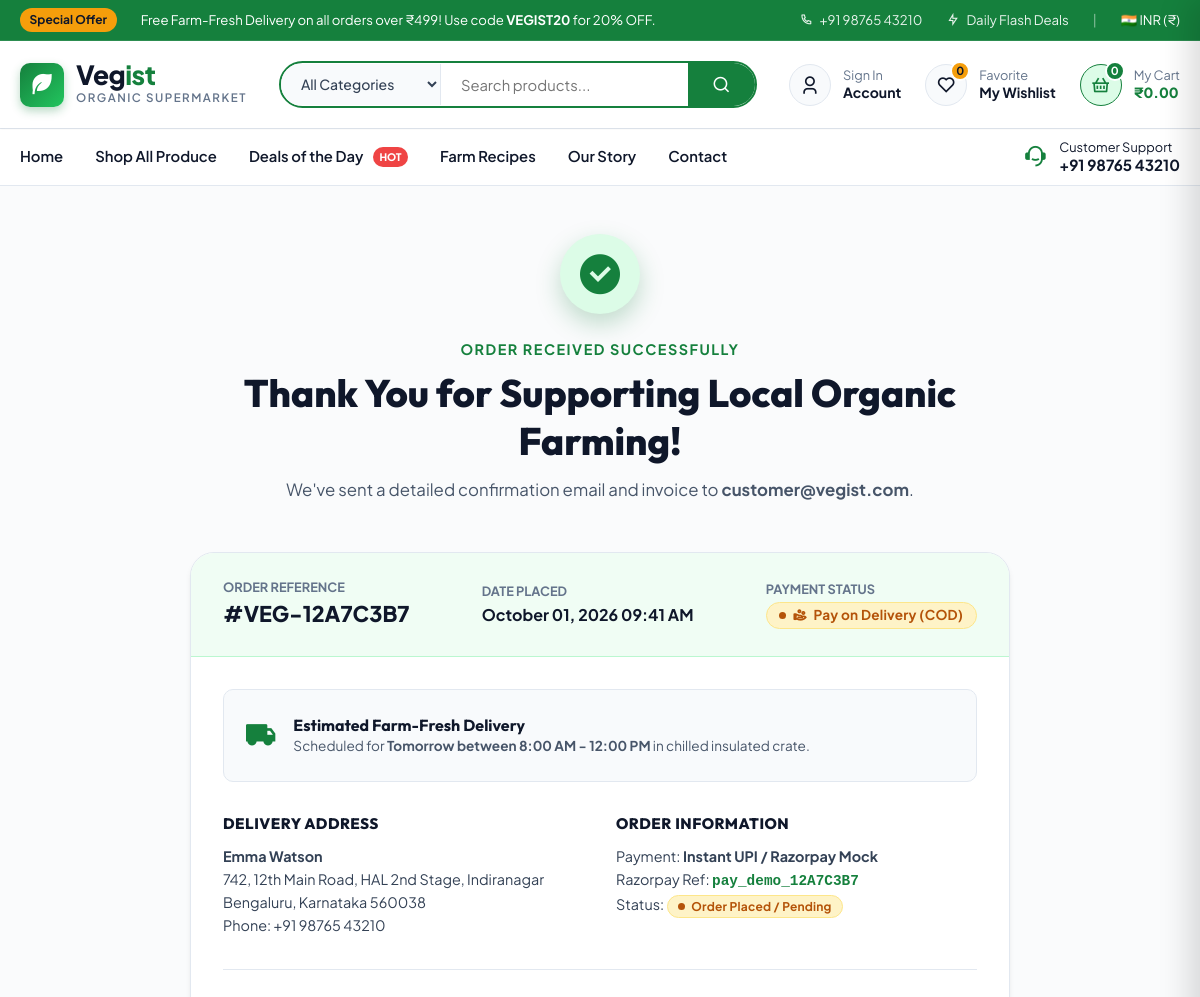
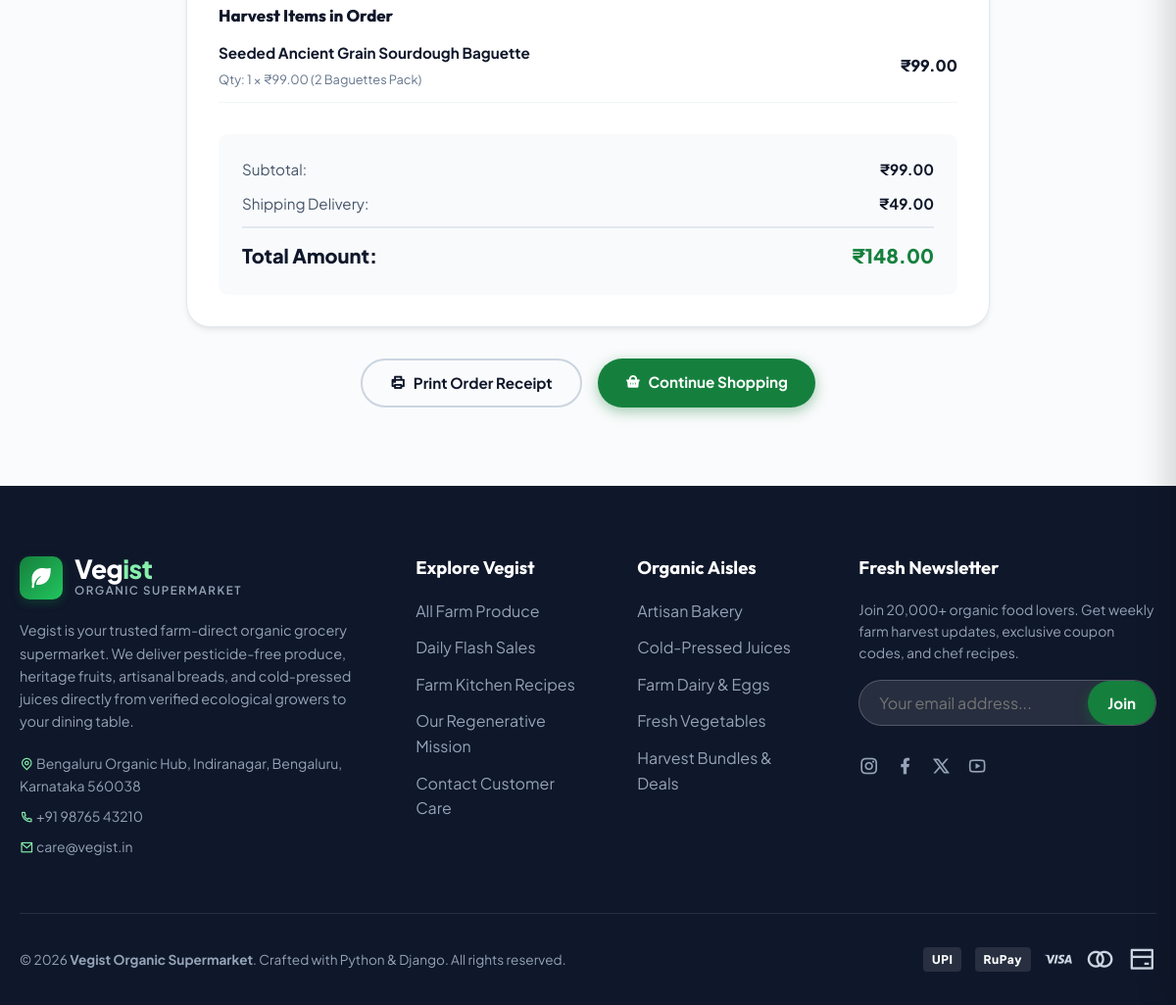
The app's page /orders/success/VEG-12A7C3B7/ with its own data (2 pictures, top to bottom).
### orders/models.py (models this page shows, shortened)
class Order(models.Model):
    STATUS_CHOICES = (
        ('pending', 'Order Placed / Pending'),
        ('processing', 'Packaging & Quality Check'),
        ('shipped', 'Out for Delivery'),
        ('delivered', 'Delivered'),
        ('cancelled', 'Cancelled'),
    )
    PAYMENT_CHOICES = (
        ('cod', 'Cash on Delivery (COD)'),
        ('card', 'Credit / Debit Card (Secure 256-bit)'),
        ('razorpay', 'Instant UPI / Razorpay Mock'),
    )
    order_number = models.CharField(max_length=32, unique=True, editable=False)
    user = models.ForeignKey(User, on_delete=models.SET_NULL, null=True, blank=True, related_name='orders')
    first_name = models.CharField(max_length=100)
    last_name = models.CharField(max_length=100)
    email = models.EmailField()
    phone = models.CharField(max_length=20)
    address = models.CharField(max_length=255)
    city = models.CharField(max_length=100)
    state = models.CharField(max_length=100)
    postal_code = models.CharField(max_length=20)
    order_notes = models.TextField(blank=True)
    payment_method = models.CharField(max_length=20, choices=PAYMENT_CHOICES, default='cod')
    is_paid = models.BooleanField(default=False)
    razorpay_order_id = models.CharField(max_length=100, blank=True, null=True)
    razorpay_payment_id = models.CharField(max_length=100, blank=True, null=True)
    razorpay_signature = models.CharField(max_length=255, blank=True, null=True)
    subtotal = models.DecimalField(max_digits=10, decimal_places=2)
    discount = models.DecimalField(max_digits=10, decimal_places=2, default=0.00)
    shipping = models.DecimalField(max_digits=10, decimal_places=2, default=0.00)
    total = models.DecimalField(max_digits=10, decimal_places=2)
    coupon_code = models.CharField(max_length=50, blank=True)
    status = models.CharField(max_length=20, choices=STATUS_CHOICES, default='pending')
    created_at = models.DateTimeField(auto_now_add=True)
    updated_at = models.DateTimeField(auto_now=True)
    class Meta:
        ordering = ['-created_at']
    @property
    def full_name(self):
        return f"{self.first_name} {self.last_name}"

class OrderItem(models.Model):
    order = models.ForeignKey(Order, on_delete=models.CASCADE, related_name='items')
    product = models.ForeignKey(Product, on_delete=models.SET_NULL, null=True, blank=True)
    product_name = models.CharField(max_length=200)
    price = models.DecimalField(max_digits=10, decimal_places=2)
    quantity = models.PositiveIntegerField(default=1)
    unit = models.CharField(max_length=50, blank=True)
    @property
    def total_price(self):
        return self.price * self.quantity

### store/models.py (models this page shows, shortened)
class Category(models.Model):
    name = models.CharField(max_length=100)
    slug = models.SlugField(max_length=120, unique=True)
    icon = models.CharField(max_length=50, blank=True, help_text="Emoji or icon class")
    image = models.ImageField(upload_to='categories/', blank=True, null=True)
    description = models.TextField(blank=True)
    is_featured = models.BooleanField(default=True)
    created_at = models.DateTimeField(auto_now_add=True)
    class Meta:
        verbose_name_plural = 'Categories'
        ordering = ['name']
    def get_absolute_url(self):
        return reverse('store:shop_category', args=[self.slug])

### orders/views.py (the view)
# urls.py: path('success/<str:order_number>/', views.order_success_view, name='order_success'),
def order_success_view(request, order_number):
    order = get_object_or_404(Order, order_number=order_number)
    return render(request, 'orders/order_success.html', {'order': order})

### templates/orders/order_success.html (shortened to what this page needs)
{% extends 'base.html' %}
{% load static %}
{% block content %}
<div class="container" style="padding-top: 3rem; padding-bottom: 5rem; max-width: 860px;">
  <div style="text-align: center; margin-bottom: 3rem;">
    <div style="width: 80px; height: 80px; border-radius: var(--radius-full); background: var(--primary-light); color: var(--primary); display: inline-flex; align-items: center; justify-content: center; font-size: 3rem; margin-bottom: 1.5rem; box-shadow: 0 10px 25px rgba(21, 128, 61, 0.25);">
      <i class="ri-checkbox-circle-fill"></i>
    </div>
    <span style="display: block; font-size: 0.9rem; font-weight: 700; color: var(--primary); text-transform: uppercase; letter-spacing: 1.5px; margin-bottom: 0.5rem;">
      Order Received Successfully
    </span>
    <h1 style="font-size: 2.4rem; font-weight: 800; color: var(--dark); margin-bottom: 0.75rem;">
      Thank You for Supporting Local Organic Farming!
    </h1>
    <p style="font-size: 1.05rem; color: var(--gray-600);">
      We've sent a detailed confirmation email and invoice to <strong>{{ order.email }}</strong>.
    </p>
  </div>
  <div style="background: #fff; border: 1px solid var(--gray-200); border-radius: var(--radius-xl); overflow: hidden; box-shadow: var(--shadow); margin-bottom: 2rem;">
    <div style="background-color: var(--primary-subtle); border-bottom: 1px solid #bbf7d0; padding: 1.5rem 2rem; display: flex; justify-content: space-between; align-items: center; flex-wrap: wrap; gap: 1rem;">
      <div>
        <div style="font-size: 0.8rem; color: var(--gray-500); text-transform: uppercase; font-weight: 700;">Order Reference</div>
        <div style="font-size: 1.35rem; font-weight: 800; color: var(--dark);">#{{ order.order_number }}</div>
      </div>
      <div>
        <div style="font-size: 0.8rem; color: var(--gray-500); text-transform: uppercase; font-weight: 700;">Date Placed</div>
        <div style="font-size: 1rem; font-weight: 700; color: var(--dark);">{{ order.created_at|date:"F d, Y h:i A" }}</div>
      </div>
      <div>
        <div style="font-size: 0.8rem; color: var(--gray-500); text-transform: uppercase; font-weight: 700;">Payment Status</div>
        <div>
          <span class="status-badge {% if order.is_paid %}status-paid{% else %}status-unpaid{% endif %}" style="font-size: 0.85rem; padding: 0.3rem 0.8rem;">
            {% if order.is_paid %}
              <i class="ri-checkbox-circle-fill"></i> Paid Online via Razorpay
            {% else %}
              <i class="ri-hand-coin-line"></i> Pay on Delivery (COD)
            {% endif %}
          </span>
        </div>
      </div>
    </div>
    <div style="padding: 2rem;">
      <div style="background-color: var(--gray-50); border: 1px solid var(--gray-200); border-radius: var(--radius); padding: 1.25rem; display: flex; align-items: center; gap: 1rem; margin-bottom: 2rem;">
        <i class="ri-truck-fill" style="font-size: 2rem; color: var(--primary);"></i>
        <div>
          <h4 style="font-size: 1rem; font-weight: 700; color: var(--dark);">Estimated Farm-Fresh Delivery</h4>
          <p style="font-size: 0.85rem; color: var(--gray-600);">Scheduled for <strong>Tomorrow between 8:00 AM - 12:00 PM</strong> in chilled insulated crate.</p>
        </div>
      </div>
      <div style="display: grid; grid-template-columns: 1fr 1fr; gap: 2rem; margin-bottom: 2rem; padding-bottom: 2rem; border-bottom: 1px solid var(--gray-200);">
        <div>
          <h4 style="font-size: 0.95rem; font-weight: 800; color: var(--dark); margin-bottom: 0.75rem; text-transform: uppercase; letter-spacing: 0.5px;">
            Delivery Address
          </h4>
          <p style="font-size: 0.9rem; color: var(--gray-700); line-height: 1.6;">
            <strong>{{ order.full_name }}</strong><br>
            {{ order.address }}<br>
            {{ order.city }}, {{ order.state }} {{ order.postal_code }}<br>
            Phone: {{ order.phone }}
          </p>
        </div>
        <div>
          <h4 style="font-size: 0.95rem; font-weight: 800; color: var(--dark); margin-bottom: 0.75rem; text-transform: uppercase; letter-spacing: 0.5px;">
            Order Information
          </h4>
          <p style="font-size: 0.9rem; color: var(--gray-700); line-height: 1.6;">
            Payment: <strong>{{ order.get_payment_method_display }}</strong><br>
            {% if order.razorpay_payment_id %}
              Razorpay Ref: <strong style="font-family: monospace; color: var(--primary);">{{ order.razorpay_payment_id }}</strong><br>
            {% endif %}
            Status: <span class="status-badge status-{{ order.status }}" style="font-size: 0.75rem; padding: 0.2rem 0.65rem;">{{ order.get_status_display }}</span><br>
          </p>
        </div>
      </div>
      <h4 style="font-size: 1.05rem; font-weight: 800; color: var(--dark); margin-bottom: 1rem;">Harvest Items in Order</h4>
      <div style="display: flex; flex-direction: column; gap: 1rem; margin-bottom: 2rem;">
        {% for item in order.items.all %}
          <div style="display: flex; justify-content: space-between; align-items: center; border-bottom: 1px solid var(--gray-100); padding-bottom: 0.75rem;">
            <div>
              <div style="font-weight: 700; color: var(--dark); font-size: 0.95rem;">{{ item.product_name }}</div>
              <span style="font-size: 0.8rem; color: var(--gray-500);">Qty: {{ item.quantity }} × ₹{{ item.price }} ({{ item.unit }})</span>
            </div>
            <div style="font-weight: 800; color: var(--dark); font-size: 1rem;">
              ₹{{ item.total_price }}
            </div>
          </div>
        {% endfor %}
      </div>
      <div style="background-color: var(--gray-50); border-radius: var(--radius); padding: 1.5rem; display: flex; flex-direction: column; gap: 0.65rem; font-size: 0.95rem;">
        <div style="display: flex; justify-content: space-between;">
          <span style="color: var(--gray-600);">Subtotal:</span>
          <span style="font-weight: 700; color: var(--dark);">₹{{ order.subtotal }}</span>
        </div>
        <div style="display: flex; justify-content: space-between;">
          <span style="color: var(--gray-600);">Shipping Delivery:</span>
          <span style="font-weight: 700; color: var(--dark);">
            {% if order.shipping == 0 %}FREE{% else %}₹{{ order.shipping }}{% endif %}
          </span>
        </div>
        <div style="border-top: 2px solid var(--gray-200); padding-top: 0.75rem; display: flex; justify-content: space-between; font-size: 1.25rem;">
          <span style="font-weight: 800; color: var(--dark);">Total Amount:</span>
          <span style="font-weight: 800; color: var(--primary);">₹{{ order.total }}</span>
        </div>
      </div>
    </div>
  </div>
  <div style="display: flex; justify-content: center; gap: 1rem;">
    <button type="button" class="btn btn-outline" style="border-color: var(--gray-300); color: var(--dark);" onclick="window.print()">
      <i class="ri-printer-line"></i> Print Order Receipt
    </button>
    <a href="{% url 'store:shop' %}" class="btn btn-primary">
      <i class="ri-shopping-basket-fill"></i> Continue Shopping
    </a>
  </div>
</div>
{% endblock %}

### templates/components/footer.html (shortened to what this page needs)
{% load static %}
<footer class="site-footer">
  <div class="container">
    <div class="footer-grid">
      <div class="footer-widget">
        <a href="{% url 'store:home' %}" class="brand-logo" style="margin-bottom: 1.25rem;">
          <div class="logo-icon-box">
            <i class="ri-leaf-fill"></i>
          </div>
          <div class="brand-text">
            <span class="brand-name" style="color: var(--white);">Veg<span style="color: #86efac;">ist</span></span>
            <p style="color: var(--gray-400);">Organic Supermarket</p>
          </div>
        </a>
        <p style="font-size: 0.9rem; line-height: 1.6; margin-bottom: 1.25rem; color: var(--gray-400);">
          Vegist is your trusted farm-direct organic grocery supermarket. We deliver pesticide-free produce, heritage fruits, artisanal breads, and cold-pressed juices directly from verified ecological growers to your dining table.
        </p>
        <div style="font-size: 0.875rem; color: var(--gray-400); display: flex; flex-direction: column; gap: 0.5rem;">
          <div><i class="ri-map-pin-line" style="color: #86efac;"></i> Bengaluru Organic Hub, Indiranagar, Bengaluru, Karnataka 560038</div>
          <div><i class="ri-phone-line" style="color: #86efac;"></i> +91 98765 43210</div>
          <div><i class="ri-mail-line" style="color: #86efac;"></i> care@vegist.in</div>
        </div>
      </div>
      <div class="footer-widget">
        <h4>Explore Vegist</h4>
        <ul class="footer-links">
          <li><a href="{% url 'store:shop' %}">All Farm Produce</a></li>
          <li><a href="{% url 'store:deals' %}">Daily Flash Sales</a></li>
          <li><a href="{% url 'store:recipes' %}">Farm Kitchen Recipes</a></li>
          <li><a href="{% url 'store:about' %}">Our Regenerative Mission</a></li>
          <li><a href="{% url 'store:contact' %}">Contact Customer Care</a></li>
        </ul>
      </div>
      <div class="footer-widget">
        <h4>Organic Aisles</h4>
        <ul class="footer-links">
          {% for cat in all_categories|slice:":5" %}
            <li><a href="{{ cat.get_absolute_url }}">{{ cat.name }}</a></li>
          {% endfor %}
        </ul>
      </div>
      <div class="footer-widget">
        <h4>Fresh Newsletter</h4>
        <p style="font-size: 0.875rem; color: var(--gray-400); margin-bottom: 1rem;">
          Join 20,000+ organic food lovers. Get weekly farm harvest updates, exclusive coupon codes, and chef recipes.
        </p>
        <form action="{% url 'store:newsletter_subscribe' %}" method="POST" class="footer-newsletter-form">
          <input type="email" name="email" placeholder="Your email address..." required>
          <button type="submit" class="btn btn-primary" style="border-radius: var(--radius-full); padding: 0.6rem 1.25rem;">
            Join
          </button>
        </form>
        <div style="margin-top: 1.5rem; display: flex; gap: 1rem; font-size: 1.25rem;">
          <a href="#" style="color: var(--gray-400);"><i class="ri-instagram-line"></i></a>
          <a href="#" style="color: var(--gray-400);"><i class="ri-facebook-fill"></i></a>
          <a href="#" style="color: var(--gray-400);"><i class="ri-twitter-x-line"></i></a>
          <a href="#" style="color: var(--gray-400);"><i class="ri-youtube-line"></i></a>
        </div>
      </div>
    </div>
    <div class="footer-bottom">
      <div>
        &copy; 2026 <strong>Vegist Organic Supermarket</strong>. Crafted with Python & Django. All rights reserved.
      </div>
      <div class="payment-badges" style="display: flex; gap: 0.85rem; align-items: center;">
        <span style="background: rgba(255,255,255,0.1); padding: 0.2rem 0.55rem; border-radius: 4px; font-size: 0.75rem; font-weight: 800; color: #fff; letter-spacing: 0.5px;">UPI</span>
        <span style="background: rgba(255,255,255,0.1); padding: 0.2rem 0.55rem; border-radius: 4px; font-size: 0.75rem; font-weight: 800; color: #fff; letter-spacing: 0.5px;">RuPay</span>
        <i class="ri-visa-line" title="Visa"></i>
        <i class="ri-mastercard-line" title="Mastercard"></i>
        <i class="ri-bank-card-line" title="NetBanking / Cards"></i>
      </div>
    </div>
  </div>
</footer>

### records on screen
Order: email "customer@vegist.com", order_number "VEG-12A7C3B7", created_at "October 01, 2026 09:41 AM", full_name "Emma Watson", address "742, 12th Main Road, HAL 2nd Stage, Indiranagar", city "Bengaluru", state "Karnataka", postal_code "560038", phone "+91 98765 43210", payment_method "Instant UPI / Razorpay Mock", razorpay_payment_id "pay_demo_12A7C3B7", status "Order Placed / Pending", subtotal "99.00", shipping "49.00", total "148.00"
OrderItem: product_name "Seeded Ancient Grain Sourdough Baguette", quantity "1", price "99.00", unit "2 Baguettes Pack", total_price "99.00"
Category: name "Artisan Bakery"
Category: name "Cold-Pressed Juices"
Category: name "Farm Dairy & Eggs"
Category: name "Fresh Vegetables"
Category: name "Harvest Bundles & Deals"

### other values on screen
{{ wishlist_count|default:"0" }} "0"
{{ cart_item_count|default:"0" }} "0"
{{ cart_subtotal|default:"0.00" }} "0.00"
